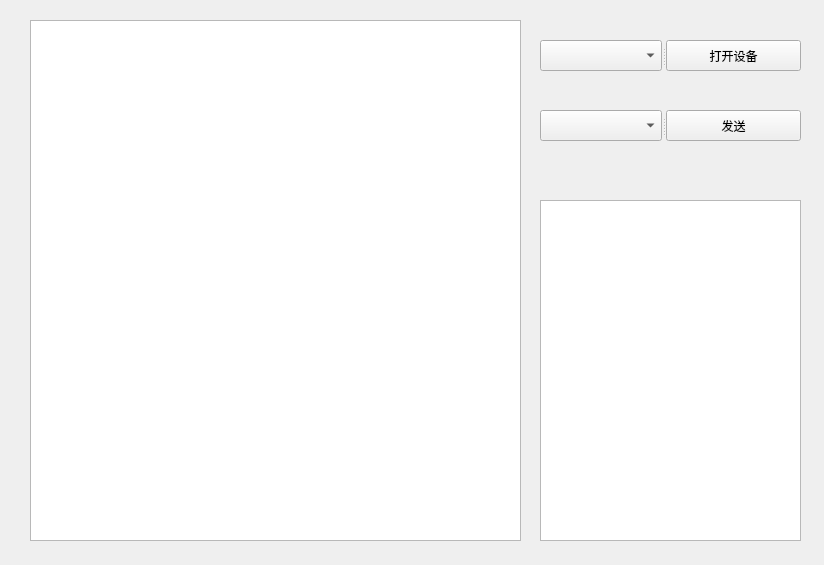
<?xml version="1.0" encoding="UTF-8"?>
<ui version="4.0">
 <class>CanForm</class>
 <widget class="QWidget" name="CanForm">
  <property name="geometry">
   <rect>
    <x>0</x>
    <y>0</y>
    <width>824</width>
    <height>565</height>
   </rect>
  </property>
  <property name="windowTitle">
   <string>Form</string>
  </property>
  <widget class="QTextEdit" name="textEdit_Recv">
   <property name="geometry">
    <rect>
     <x>30</x>
     <y>20</y>
     <width>491</width>
     <height>521</height>
    </rect>
   </property>
  </widget>
  <widget class="QTextEdit" name="textEdit_Info">
   <property name="geometry">
    <rect>
     <x>540</x>
     <y>200</y>
     <width>261</width>
     <height>341</height>
    </rect>
   </property>
  </widget>
  <widget class="QSplitter" name="splitter_2">
   <property name="geometry">
    <rect>
     <x>540</x>
     <y>110</y>
     <width>261</width>
     <height>31</height>
    </rect>
   </property>
   <property name="orientation">
    <enum>Qt::Horizontal</enum>
   </property>
   <widget class="QComboBox" name="comboBox_Ycyk"/>
   <widget class="QPushButton" name="pushButton_Send">
    <property name="text">
     <string>发送</string>
    </property>
   </widget>
  </widget>
  <widget class="QSplitter" name="splitter">
   <property name="geometry">
    <rect>
     <x>540</x>
     <y>40</y>
     <width>261</width>
     <height>31</height>
    </rect>
   </property>
   <property name="orientation">
    <enum>Qt::Horizontal</enum>
   </property>
   <widget class="QComboBox" name="comboBox_Type"/>
   <widget class="QPushButton" name="pushButton_Open">
    <property name="text">
     <string>打开设备</string>
    </property>
   </widget>
  </widget>
 </widget>
 <resources/>
 <connections/>
</ui>
